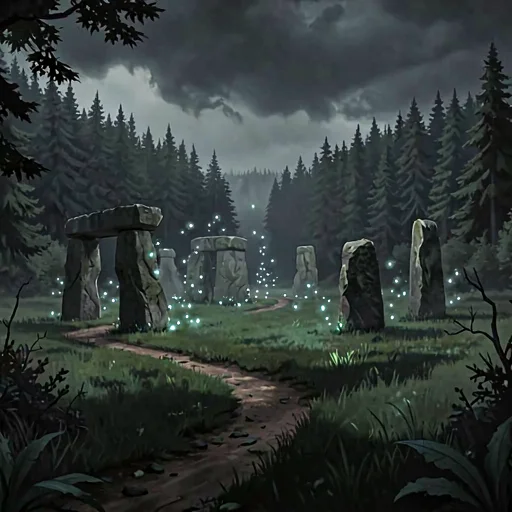
#> input picture assets/stops/stop_act0_0.webp, 512 x 512 px, found by its file name
$ python look_world_home.py
#> lines starting #> are read from the running program, lines starting #| are printed output that depends on the picture; after the words box and inside, x2 and y2 are one past the last pixel; in counts of white or black regions, pixels touching at a corner belong together
### tools/look_world_mockup.py
#!/usr/bin/env python3
"""World mockup v2 for Dungeon Recall (Godot) — the road BETWEEN FIGHTS inside one area.

Jan's correction of v1: the road must not only join the areas, the hero must travel between
the individual fights within an area too. `Battle.FIGHTS_PER_ZONE` is 10, so a zone IS ten
encounters and the journey happens at that level.

Composited from the game's own assets, so the mockup cannot flatter the idea:
  * the area's own landscape (assets/stops/stop_act0_0.webp) as the ground — the SAME art the
    arena now uses as its backdrop, so the two views agree about where the hero is;
  * assets/monsters/hero_body_barbarian.png (RGBA, transparent) as the walking figure;
  * a circular monster crop at the encounter node, the arena's own `.monster-in-ring` device;
  * the port's palette (#121212, #f1c40f, #333333).

Two panels, because there are two questions: what the road looks like, and what the WALK
between two encounters looks like.

Deterministic (fixed seed) so a re-run is the same picture.
"""
import math
import os
import random

from PIL import Image, ImageDraw, ImageFilter, ImageFont

REPO = os.path.expanduser("~/dr-godot")
OUT = "/tmp/look/world_zone.png"
W, H = 390, 844
SEED = 20260927

BG = (18, 18, 18)
ZONE_ART = "assets/stops/stop_act0_0.webp"
MONSTER = "assets/monsters/skeleton.png"
HERO = "assets/monsters/hero_body_barbarian.png"
FIGHTS = 10
GOLD = (241, 196, 15)
DIM = (120, 120, 120)

# Node states in the two panels: the hero is at fight 3 of 10.
DONE = 3
CURRENT = 3


def font(size, bold=True):
    for c in [os.path.join(REPO, "assets/fonts", "DejaVuSans-Bold.ttf"),
              os.path.join(REPO, "assets/fonts", "DejaVuSans.ttf")]:
        if os.path.exists(c):
            try:
                return ImageFont.truetype(c, size)
            except Exception:
                pass
    return ImageFont.load_default()


def ground(dim=0.52, blur=1.0):
    """The area's landscape, cover-fitted into the panel and dimmed — exactly what the arena
    backdrop does, so the world and the fight show the same place."""
    art = Image.open(os.path.join(REPO, ZONE_ART)).convert("RGB")
    s = max(W / art.width, H / art.height)
    art = art.resize((int(art.width * s + 1), int(art.height * s + 1)), Image.LANCZOS)
    x = (art.width - W) // 2
    y = (art.height - H) // 2
    art = art.crop((x, y, x + W, y + H))
    art = art.point(lambda v: int(v * dim))
    # A vignette so the path reads against the painting.
    vg = Image.new("L", (W, H), 0)
    ImageDraw.Draw(vg).ellipse([-W * 0.35, -H * 0.15, W * 1.35, H * 1.15], fill=90)
    vg = vg.filter(ImageFilter.GaussianBlur(70))
    art = Image.composite(art.point(lambda v: int(v * 0.55)), art, vg)
    return art


def nodes():
    """The ten fight positions along a road that climbs the panel and meanders."""
    # The port's OWN direction: the shipped map puts stop 1 at the top and the arrow points
    # DOWN, so the world must climb down too or the two screens disagree about which way the
    # journey runs.
    out = []
    top, bot = 300, 764
    for i in range(FIGHTS):
        t = i / float(FIGHTS - 1)
        y = top + t * (bot - top)
        x = W / 2 + 74 * math.sin(t * 3.35 + 0.35)
        out.append((x, y))
    return out


def draw_road(d, pts, seed, blur_img):
    """A trodden dirt road connecting the nodes, wobbling rather than ruling straight."""
    rnd = random.Random(seed)
    for i in range(len(pts) - 1):
        x0, y0 = pts[i]
        x1, y1 = pts[i + 1]
        steps = 60
        for s in range(steps):
            t = s / float(steps)
            x = x0 + (x1 - x0) * t + rnd.uniform(-5, 5)
            y = y0 + (y1 - y0) * t + rnd.uniform(-4, 4)
            w = 34 + rnd.uniform(-6, 6)
            shade = rnd.randint(-7, 7)
            d.ellipse([x - w / 2, y - 5, x + w / 2, y + 5],
                      fill=(58 + shade, 47 + shade, 35 + shade))


def node_marker(img, d, x, y, state, label):
    """One encounter on the road. `done` / `current` / `next` / `locked` are four different
    looks — an empty state is a style, not a hidden node."""
    r = 17
    if state == "done":
        d.ellipse([x - r, y - r, x + r, y + r], fill=(26, 26, 26), outline=(90, 90, 90), width=2)
        d.line([x - 7, y, x - 2, y + 6], fill=(150, 150, 150), width=3)
        d.line([x - 2, y + 6, x + 8, y - 7], fill=(150, 150, 150), width=3)
    elif state == "current":
        d.ellipse([x - r - 5, y - r - 5, x + r + 5, y + r + 5], outline=GOLD, width=3)
        d.ellipse([x - r, y - r, x + r, y + r], fill=(20, 18, 10), outline=GOLD, width=2)
        d.text((x, y), str(label), font=font(15), fill=GOLD, anchor="mm")
    elif state == "next":
        d.ellipse([x - r, y - r, x + r, y + r], fill=(22, 22, 22), outline=(120, 120, 120), width=2)
        d.text((x, y), str(label), font=font(14), fill=(170, 170, 170), anchor="mm")
    else:
        d.ellipse([x - r + 3, y - r + 3, x + r - 3, y + r - 3], fill=(16, 16, 16),
                  outline=(58, 58, 58), width=1)
        d.text((x, y), str(label), font=font(11), fill=(80, 80, 80), anchor="mm")


# [10 lines left out: function monster_disc, not called in this run]


def hero_at(img, x, y, h=112):
    hh = Image.open(os.path.join(REPO, HERO)).convert("RGBA").resize((h, h), Image.LANCZOS)
    px = int(x - hh.width / 2)
    py = int(y - hh.height + 16)
    sh = Image.new("RGBA", (hh.width, 20), (0, 0, 0, 0))
    ImageDraw.Draw(sh).ellipse([8, 5, hh.width - 8, 17], fill=(0, 0, 0, 130))
    img.paste(sh, (px, py + hh.height - 14), sh)
    img.paste(hh, (px, py), hh)


# [85 lines left out: functions panel_one, panel_two, main, not called in this run]


# [2 lines that do not run on import are left out]

### tools/look_world_home.py
#!/usr/bin/env python3
"""World mockup v3 — CESTA DOMU (both ways), drawn from the game's own assets.

v2 answered "what does the road inside one area look like". v3 answers Jan's next question:
the way HOME must be visible on the map too — on foot AND through the town portal — and today
it is invisible: the map screen's only trace of either is two flat buttons at the bottom of the
screen (`.map-actions`), drawn nowhere near the road, with no relation to where the hero stands.

Panel 1 — walking home: the road climbs back the way the hero came, to a town marker at the
           top, and the price (the area's fights reset) is written where the choice is made.
Panel 2 — the portal: it opens ON the road at the fight the hero was standing on, and the map
           keeps that spot marked while he is in town.

Reuses look_world_mockup's own helpers, so both sheets agree about ground, road, nodes and hero.
Deterministic.
"""
import os
import sys

from PIL import Image, ImageDraw, ImageFilter

sys.path.insert(0, os.path.expanduser("~/dr-godot/tools"))
import look_world_mockup as M  # noqa: E402

OUT = "/tmp/look/world_home.png"
W, H = M.W, M.H
GOLD = M.GOLD
DIM = M.DIM
BG = M.BG
TOWN_ART = "assets/town.webp"
SCROLL_ART = "assets/items/town_portal_scroll.png"
FIGHTS = 10
# The hero is standing on fight 4 of 10 with a portal open to it (the stored return position).
AT = 4


def disc(path, size, dim=1.0, ring=None, ring_w=2):
    """A circular crop of any art, the arena's own `.monster-in-ring` device."""
    art = Image.open(os.path.join(M.REPO, path))
    art = art.convert("RGB").resize((size, size), Image.LANCZOS)
    if dim != 1.0:
        art = art.point(lambda v: int(v * dim))
    mask = Image.new("L", (size, size), 0)
    ImageDraw.Draw(mask).ellipse([0, 0, size - 1, size - 1], fill=255)
    plate = Image.new("RGB", (size, size), BG)
    plate.paste(art, (0, 0), mask)
    d = ImageDraw.Draw(plate)
    d.ellipse([0, 0, size - 1, size - 1], outline=ring or (70, 70, 70), width=ring_w)
    return plate


def road_back(d, pts):
    """The stretch of road from the hero's position UP to the town — i.e. the way he came.
    Drawn as the same trodden dirt as the rest, so it reads as one road, not a new one."""
    for i in range(AT + 1, len(pts) - 1):
        x0, y0 = pts[i]
        x1, y1 = pts[i + 1]
        steps = 40
        for s in range(steps):
            t = s / float(steps)
            x = x0 + (x1 - x0) * t
            y = y0 + (y1 - y0) * t
            d.ellipse([x - 15, y - 4, x + 15, y + 4], fill=(52, 42, 31))


def town_marker(d, x, y, label, price):
    """Where home is: the town's own art, small, at the top of the road, with the COST of
    walking written under it. The price is the design decision, so it belongs on the map."""
    r = 34
    d.ellipse([x - r - 6, y - r - 6, x + r + 6, y + r + 6], fill=(12, 12, 12),
              outline=(80, 80, 80), width=2)
    d.text((x, y - r - 18), label, font=M.font(12), fill=(220, 220, 220), anchor="mm")
    d.text((x, y + r + 14), price, font=M.font(9), fill=DIM, anchor="mm")
    return (x - r, y - r, x + r, y + r)


def portal_marker(img, d, x, y, label, ring=GOLD):
    """The town portal standing ON the road, at the fight it was opened to."""
    r = 24
    disc_img = disc(SCROLL_ART, 44, dim=1.0, ring=ring, ring_w=2)
    img.paste(disc_img, (int(x - 22), int(y - 22)))
    d.ellipse([x - 30, y - 30, x + 30, y + 30], outline=ring, width=1)
    d.text((x, y + 40), label, font=M.font(10), fill=(210, 180, 90), anchor="mm")


def panel_walk():
    """Cesta domů PĚŠKY — the road back is drawn, and the price is on it."""
    img = M.ground(dim=0.40)
#> in ground, art is the input picture: PIL image 512x512 RGB; mean R, G, B 50.1, 57.8, 55.8
#> in ground, `vg = Image.new("L", (W, H), 0)`: vg: PIL image 390x844 L; every value is 0
#> in ground, `ImageDraw.Draw(vg).ellipse([-W * 0.35, -H * 0.15, W * 1.35, H * 1.15],..`: vg: PIL image 390x844 L; every value is 90
    d = ImageDraw.Draw(img)
    pts = M.nodes()
    M.draw_road(d, pts, M.SEED, img)
    road_back(d, pts)
    img = img.filter(ImageFilter.GaussianBlur(0.5))
    d = ImageDraw.Draw(img)

    # The town, at the top of the road, where the journey started.
    tx, ty = W // 2 - 6, 196
    box = town_marker(d, tx, ty, "Město", "pěšky: souboje v této oblasti se resetují")
    art = disc(TOWN_ART, 56, dim=0.9, ring=(120, 100, 60), ring_w=2)
    img.paste(art, (int(tx - 28), int(ty - 28)))
    _ = box

    for i, (x, y) in enumerate(pts):
        n = i + 1
        st = "done" if n < AT else ("current" if n == AT else ("next" if n == AT + 1 else "locked"))
        M.node_marker(img, d, x, y, st, n)

    # The hero at fight AT, next to the town portal he could take instead.
    hx, hy = pts[AT - 1]
    M.hero_at(img, hx - 44, hy + 28)

    d.text((W // 2, 26), "Meadow", font=M.font(17), fill=(232, 232, 232), anchor="mm")
    d.text((W // 2, 46), "souboj 4/10", font=M.font(11), fill=GOLD, anchor="mm")
    d.text((W // 2, 800), "cesta domů je nakreslená - jdeš po ní nahoru",
           font=M.font(10), fill=DIM, anchor="mm")
    return img


def panel_portal():
    """Cesta domů PORTÁLEM — it opens on the road, and the return position stays marked."""
    img = M.ground(dim=0.34)
    d = ImageDraw.Draw(img)
    pts = M.nodes()
    M.draw_road(d, pts, M.SEED, img)
    img = img.filter(ImageFilter.GaussianBlur(0.5))
    d = ImageDraw.Draw(img)

    tx, ty = W // 2 - 6, 196
    d.ellipse([tx - 40, ty - 40, tx + 40, ty + 40], fill=(12, 12, 12),
              outline=(80, 80, 80), width=2)
    art = disc(TOWN_ART, 56, dim=0.9, ring=(120, 100, 60), ring_w=2)
    img.paste(art, (int(tx - 28), int(ty - 28)))
    d.text((tx, ty - 46), "Město - jsi tady", font=M.font(10), fill=GOLD, anchor="mm")

    for i, (x, y) in enumerate(pts):
        n = i + 1
        # Fight AT is NOT drawn as a node here — the portal stands in its place, so the two
        # cannot read as two different spots (an overlap that looked like an 11th node).
        if n == AT:
            continue
        st = "done" if n < AT else ("next" if n == AT + 1 else "locked")
        M.node_marker(img, d, x, y, st, n)

    # The portal stands where the hero left the road. This is the map remembering him.
    px, py = pts[AT - 1]
    portal_marker(img, d, px - 6, py - 6, "návrat sem: souboj 4/10")

    d.text((W // 2, 26), "Meadow", font=M.font(17), fill=(232, 232, 232), anchor="mm")
    d.text((W // 2, 46), "portál otevřený na souboj 4/10", font=M.font(11), fill=GOLD,
           anchor="mm")
    d.text((W // 2, 800), "portál neztratí progres - proto je vyznačený na cestě",
           font=M.font(10), fill=DIM, anchor="mm")
    return img


def main():
    a = panel_walk()
#> in panel_walk, `box = town_marker(d, tx, ty, "Město", "pěšky: souboje v této oblasti s..`: box = (155, 162, 223, 230)
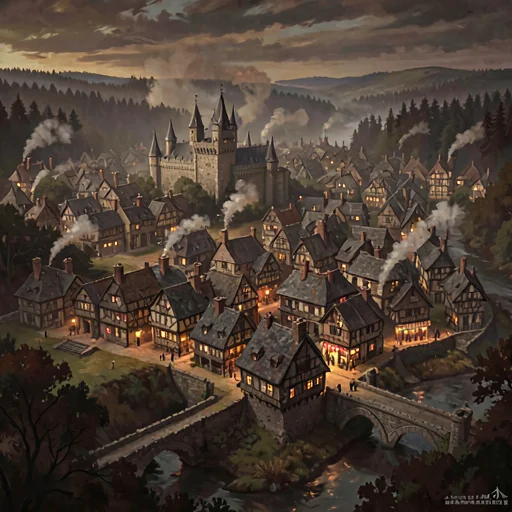
#> input picture assets/town.webp, 512 x 512 px, found by its file name
#> in disc, art is the input picture: PIL image 512x512 RGB; mean R, G, B 76.1, 62.4, 51.9
#> in disc, `mask = Image.new("L", (size, size), 0)`: mask: PIL image 56x56 L; every value is 0
#> in disc, `ImageDraw.Draw(mask).ellipse([0, 0, size - 1, size - 1], fill=255)`:
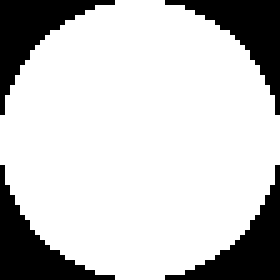
#> mask: PIL image 56x56 L (shown 5 times larger); 78.1% white; 4 black regions, box (x1, y1, x2, y2) and area: (0, 0, 23, 23) 172, (33, 0, 56, 23) 172, (0, 33, 23, 56) 172, (33, 33, 56, 56) 172
#> in disc, `plate = Image.new("RGB", (size, size), BG)`: plate: PIL image 56x56 RGB; every value is 18
#> after the loop in panel_walk, `for i, (x, y) in enumerate(pts):`:
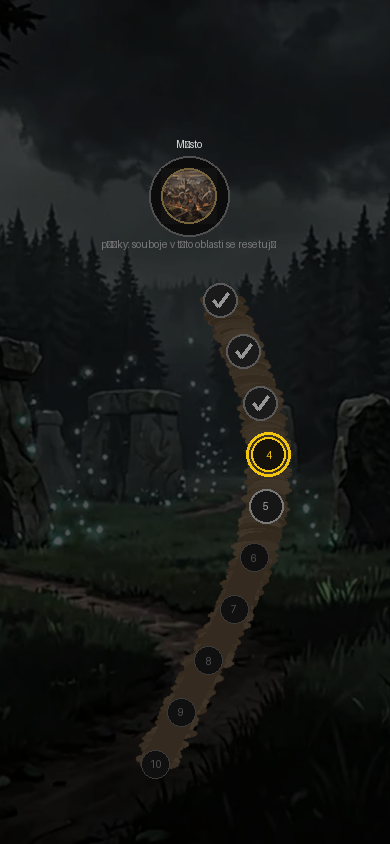
#> img: PIL image 390x844 RGB; mean R, G, B 22, 24, 22.4
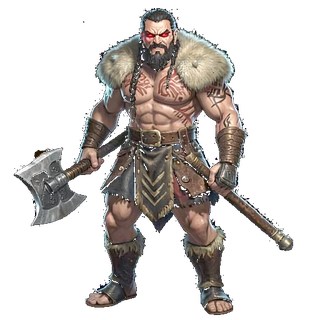
#> input picture assets/monsters/hero_body_barbarian.png, 320 x 320 px, found by its file name
#> in hero_at, `sh = Image.new("RGBA", (hh.width, 20), (0, 0, 0, 0))`: sh: PIL image 112x20 RGBA; every value is 0
#> in hero_at, `ImageDraw.Draw(sh).ellipse([8, 5, hh.width - 8, 17], fill=(0, 0, 0, 13..`:
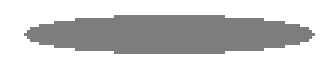
#> sh: PIL image 112x20 RGBA (shown 3 times larger); mean R, G, B, A 0, 0, 0, 58.1; transparent parts drawn white
    b = panel_portal()
#> in panel_portal, `pts = M.nodes()`: pts = [(220.4, 300), (243.9, 351.6), (260.8, 403.1), (268.6, 454.7), (266.4, 506.2), (254.3, 557.8), (234.2, 609.3), (208.7, 660.9), (181.3, 712.4), (155.8, 764)]
#> the loop in draw_road (call 2), `for i in range(len(pts) - 1):` made 9 passes
#> (x0, y0, x1, y1) on passes 1 to 9: (220.4, 300, 243.9, 351.6), (243.9, 351.6, 260.8, 403.1), (260.8, 403.1, 268.6, 454.7), (268.6, 454.7, 266.4, 506.2), (266.4, 506.2, 254.3, 557.8), (254.3, 557.8, 234.2, 609.3), (234.2, 609.3, 208.7, 660.9), (208.7, 660.9, 181.3, 712.4), (181.3, 712.4, 155.8, 764)
#> the loop in panel_portal, `for i, (x, y) in enumerate(pts):` made 10 passes
#> in panel_portal, `px, py = pts[AT - 1]`: px = 268.6; py = 454.7
#> call 3 of disc, with path = 'assets/items/town_portal_scroll.png', size = 44, dim = 1, ring = (241, 196, 15), ring_w = 2
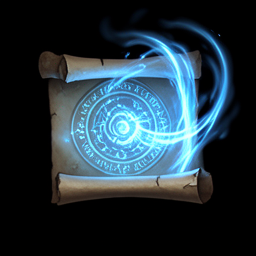
#> input picture assets/items/town_portal_scroll.png, 256 x 256 px, found by its file name
#> in disc, art is the input picture: PIL image 256x256 RGB; mean R, G, B 35, 53.1, 63.2
#> in disc (call 3), `mask = Image.new("L", (size, size), 0)`: mask: PIL image 44x44 L; every value is 0
#> in disc (call 3), `ImageDraw.Draw(mask).ellipse([0, 0, size - 1, size - 1], fill=255)`: mask: PIL image 44x44 L; 78.3% white; 4 black regions, box (x1, y1, x2, y2) and area: (0, 0, 17, 17) 105, (27, 0, 44, 17) 105, (0, 27, 17, 44) 105, (27, 27, 44, 44) 105
#> in disc (call 3), `plate = Image.new("RGB", (size, size), BG)`: plate: PIL image 44x44 RGB; every value is 18
    sheet = Image.new("RGB", (W * 2 + 24, H + 44), (10, 10, 10))
#> sheet: PIL image 804x888 RGB; every value is 10
    sheet.paste(a, (0, 44))
    sheet.paste(b, (W + 24, 44))
    d = ImageDraw.Draw(sheet)
    d.text((W // 2, 16), "cesta domů PĚŠKY", font=M.font(13), fill=GOLD, anchor="mm")
    d.text((W // 2, 33), "ztráta progresu v oblasti - cena je na mapě",
           font=M.font(10), fill=DIM, anchor="mm")
    d.text((W + 24 + W // 2, 16), "cesta domů PORTÁLEM", font=M.font(13), fill=GOLD, anchor="mm")
    d.text((W + 24 + W // 2, 33), "progres zůstává - místo návratu zůstane na cestě",
           font=M.font(10), fill=DIM, anchor="mm")
    os.makedirs(os.path.dirname(OUT), exist_ok=True)
    sheet.save(OUT)
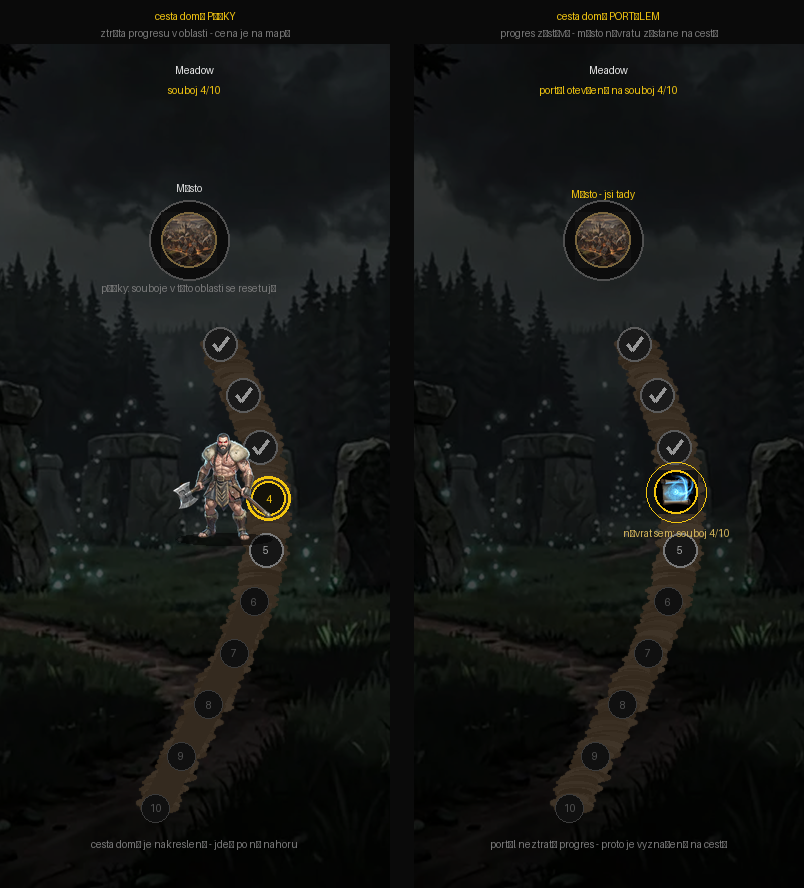
#> saved as world_home.png: PIL image 804x888 RGB; mean R, G, B 21, 22.6, 20.9
    print("world_home: %s %dx%d" % (OUT, sheet.width, sheet.height))
#> (printed output is left out)


if __name__ == "__main__":
    main()
